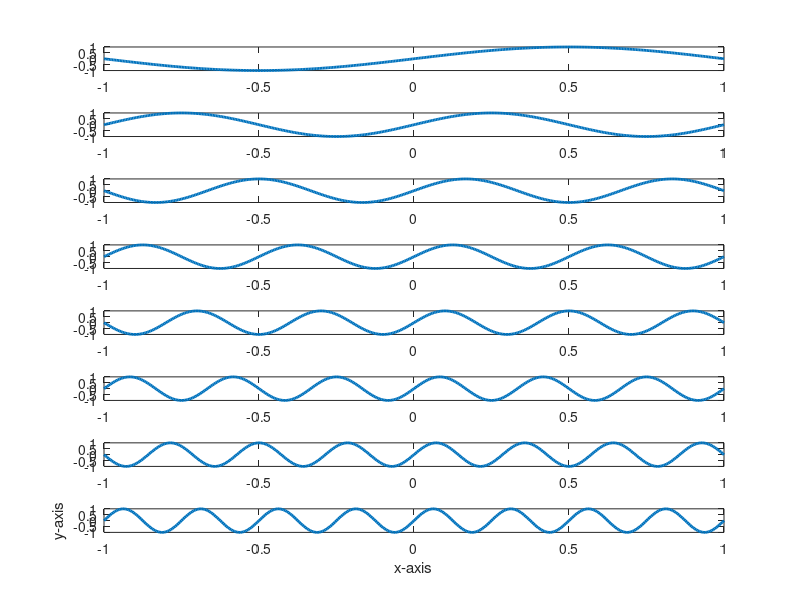

MATLAB code to generate this figure:
x = -1:0.005:1;
for n=1 : 8
    y = sin(n*pi*x);
    subplot(8,1,n);
    plot(x, y, 'linewidth', 2);
end
xlabel('x-axis');
ylabel('y-axis');
